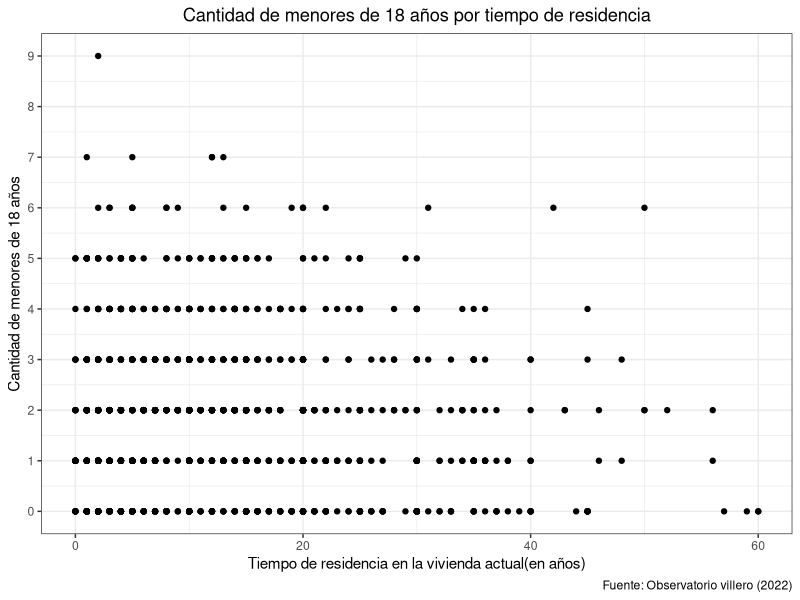

Reproduce this figure in R.
install.packages("tidyverse")

library(readxl)
library(ggplot2)

# Leo el xlsx
df = read_excel("Datos_LP.xlsx", sheet = "FILTRO");


data <- data.frame(
  x=df$`Tiempo de residencia en la vivienda actual (en años)`,
  y=df$Menores)

# Se eliminaron algunos datos atipicos, mencionarlos en el video

ggplot(data, aes(x=x, y=y)) +
  geom_point(fill="#ffe4b5") +
  theme(
    legend.position="none",
    plot.title = element_text(size=11)
  ) +
  xlim(0,60) +
  scale_y_continuous(breaks=seq(0,10,1)) +
  labs(title = "Cantidad de menores de 18 años por tiempo de residencia",
       caption = "Fuente: Observatorio villero (2022)") +
  xlab("Tiempo de residencia en la vivienda actual(en años)") +
  ylab("Cantidad de menores de 18 años") +
  theme_bw() +
  theme(plot.title = element_text(hjust = 0.5))
